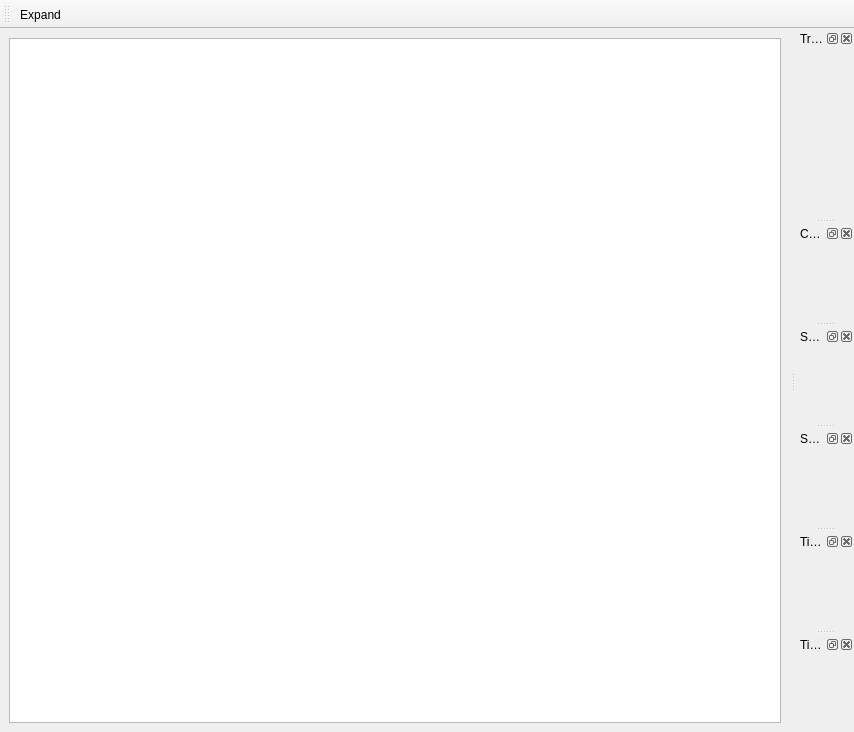
<?xml version="1.0" encoding="UTF-8"?>
<ui version="4.0">
 <class>MainWindow</class>
 <widget class="QMainWindow" name="MainWindow">
  <property name="geometry">
   <rect>
    <x>0</x>
    <y>0</y>
    <width>854</width>
    <height>732</height>
   </rect>
  </property>
  <property name="windowTitle">
   <string>MainWindow</string>
  </property>
  <widget class="QWidget" name="centralwidget">
   <layout class="QGridLayout" name="gridLayout">
    <item row="0" column="0">
     <widget class="CoordinatePlotWidget" name="graphicsLayout"/>
    </item>
   </layout>
  </widget>
  <widget class="QToolBar" name="toolBar">
   <property name="windowTitle">
    <string>toolBar</string>
   </property>
   <attribute name="toolBarArea">
    <enum>TopToolBarArea</enum>
   </attribute>
   <attribute name="toolBarBreak">
    <bool>false</bool>
   </attribute>
   <addaction name="actionExpand"/>
  </widget>
  <widget class="QDockWidget" name="dockWidget">
   <property name="enabled">
    <bool>true</bool>
   </property>
   <property name="allowedAreas">
    <set>Qt::LeftDockWidgetArea|Qt::RightDockWidgetArea</set>
   </property>
   <property name="windowTitle">
    <string>Traces</string>
   </property>
   <attribute name="dockWidgetArea">
    <number>2</number>
   </attribute>
   <widget class="QWidget" name="dockWidgetContents">
    <layout class="QVBoxLayout" name="verticalLayout"/>
   </widget>
  </widget>
  <widget class="QDockWidget" name="dockWidgetFitUi">
   <property name="windowTitle">
    <string>Curve Fitting</string>
   </property>
   <attribute name="dockWidgetArea">
    <number>2</number>
   </attribute>
   <widget class="QWidget" name="dockWidgetContents_2"/>
  </widget>
  <widget class="QDockWidget" name="scanParametersUi">
   <property name="windowTitle">
    <string>Scan Parameters</string>
   </property>
   <attribute name="dockWidgetArea">
    <number>2</number>
   </attribute>
   <widget class="QWidget" name="dockWidgetContents_3"/>
  </widget>
  <widget class="QDockWidget" name="scanSettingsUi">
   <property name="windowTitle">
    <string>Settings</string>
   </property>
   <attribute name="dockWidgetArea">
    <number>2</number>
   </attribute>
   <widget class="QWidget" name="dockWidgetContents_4"/>
  </widget>
  <widget class="QDockWidget" name="timestampSettingsUi">
   <property name="windowTitle">
    <string>Timestamp Settings</string>
   </property>
   <attribute name="dockWidgetArea">
    <number>2</number>
   </attribute>
   <widget class="QWidget" name="dockWidgetContents_5"/>
  </widget>
  <widget class="QDockWidget" name="timestampDockWidget">
   <property name="windowTitle">
    <string>Timestamp traces</string>
   </property>
   <attribute name="dockWidgetArea">
    <number>2</number>
   </attribute>
   <widget class="QWidget" name="dockWidgetContents_6"/>
  </widget>
  <action name="actionExpand">
   <property name="text">
    <string>Expand</string>
   </property>
  </action>
 </widget>
 <customwidgets>
  <customwidget>
   <class>CoordinatePlotWidget</class>
   <extends>QGraphicsView</extends>
   <header>CoordinatePlotWidget</header>
  </customwidget>
 </customwidgets>
 <resources>
  <include location="Experiment.qrc"/>
 </resources>
 <connections/>
</ui>
